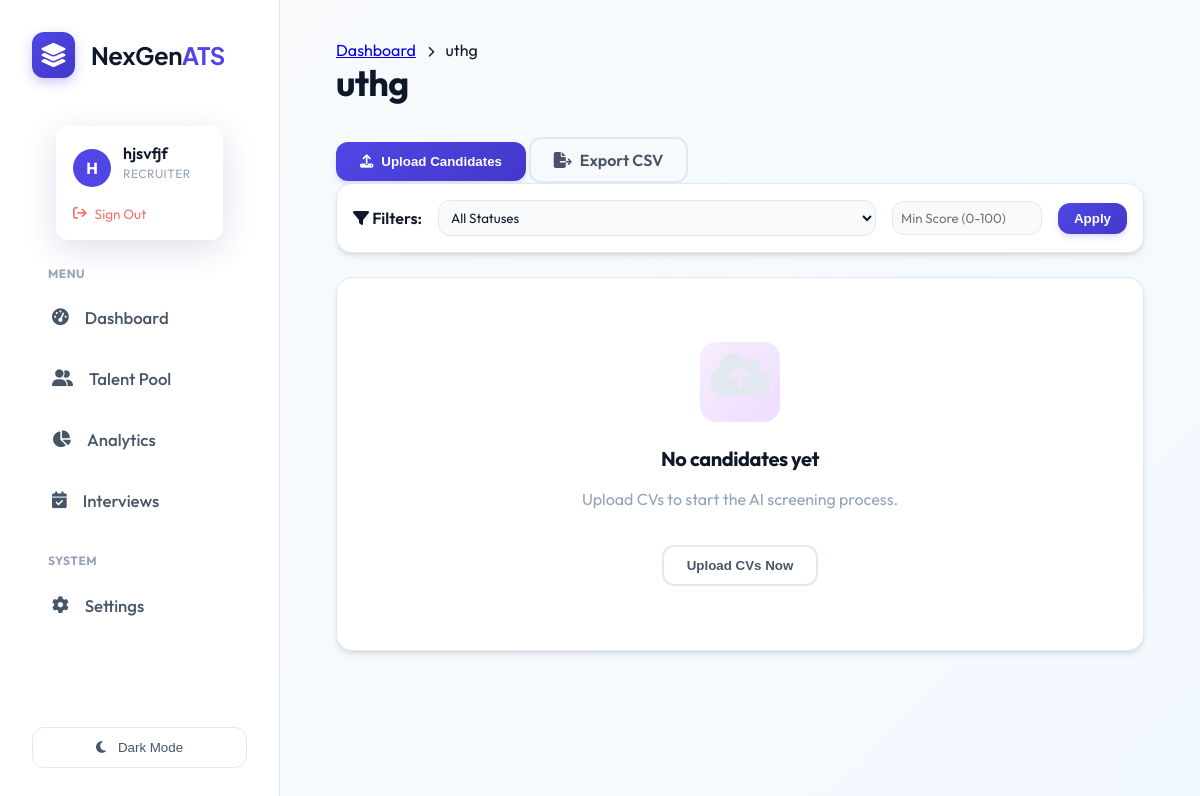
Page /jobs/26 (signed in) on the earlier database version.
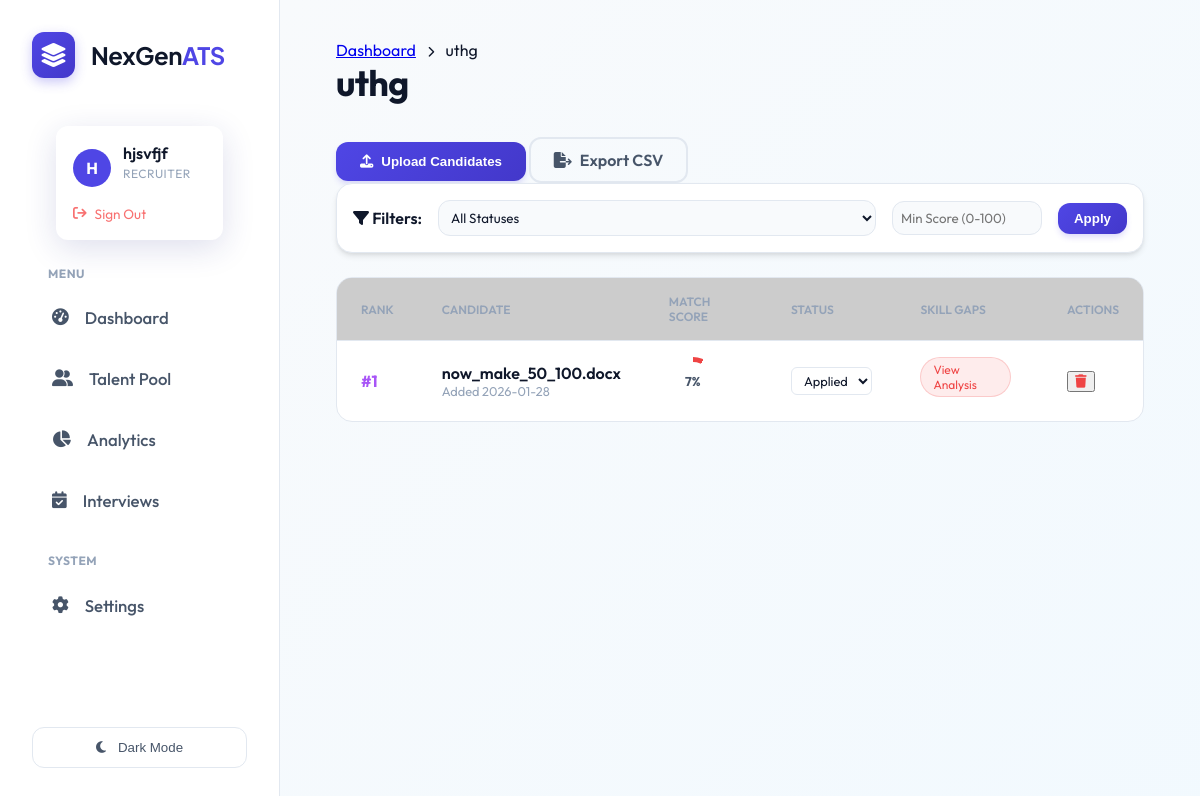
Same page on the later database version.
### tables this page shows
CREATE TABLE candidates (
                    id INTEGER PRIMARY KEY AUTOINCREMENT,
                    job_id INTEGER,
                    filename TEXT,
                    semantic_score REAL,
                    skills_score REAL,
                    experience_score REAL,
                    total_score REAL,
                    email TEXT,
                    phone TEXT,
                    full_text TEXT,
                    missing_skills TEXT,
                    interview_questions TEXT,
                    created_at TIMESTAMP DEFAULT CURRENT_TIMESTAMP, user_id INTEGER, status TEXT DEFAULT 'Applied', notes TEXT, name TEXT,
                    FOREIGN KEY(job_id) REFERENCES jobs(id)
                );

### routes/core.py (the view)
@bp.route('/jobs/<int:job_id>')
@login_required
@role_required('recruiter')
def job_detail(job_id):
    conn = database.get_db_connection()
    job = conn.execute('SELECT * FROM jobs WHERE id = ?', (job_id,)).fetchone()
    if not job:
        return "Job not found", 404
    min_score = request.args.get('min_score', type=float)
    status_filter = request.args.get('status_filter')
    query = 'SELECT * FROM candidates WHERE job_id = ?'
    params = [job_id]
    if min_score:
        query += ' AND total_score >= ?'
        params.append(min_score)
    if status_filter:
        query += ' AND status = ?'
        params.append(status_filter)
    query += ' ORDER BY total_score DESC'
    candidates = conn.execute(query, params).fetchall()
    conn.close()
    return render_template('job_detail.html', job=job, candidates=candidates)

### app.py (called while the page is built)
@login_manager.user_loader
def load_user(user_id):
    return User.get(user_id)

### database.py (called while the page is built)
def get_db_connection():
    db_url = os.getenv('DATABASE_URL')
    if db_url:
        import psycopg2
        from psycopg2.extras import RealDictCursor
        conn = psycopg2.connect(db_url, cursor_factory=RealDictCursor)
        return conn
    else:
        conn = sqlite3.connect(DB_NAME)
        conn.row_factory = sqlite3.Row
        return conn

    @staticmethod
    def get(user_id):
        conn = get_db_connection()
        user = conn.execute('SELECT * FROM users WHERE id = ?', (user_id,)).fetchone()
        conn.close()
        if not user: return None
        return User(user['id'], user['name'], user['email'], user['role'], user['password_hash'],
                   user['resume_path'], user['skills'], user['experience'], user['education'], user['profile_summary'])

### templates/job_detail.html (shortened to what the changed rows need)
{% extends "layout.html" %}
{% block content %}
<div class="job-header">
    <div class="header-actions">
        <h1>{{ job.title }}</h1>
    </div>
</div>
<div class="candidates-section">
    {% if candidates %}
    <div class="table-container">
        <table>
            <thead>
                <tr>
                    <th>Rank</th>
                    <th>Candidate</th>
                    <th>Match Score</th>
                    <th>Status</th>
                    <th>Skill Gaps</th>
                    <th>Actions</th>
                </tr>
            </thead>
            <tbody>
                {% for cand in candidates %}
                <tr class="candidate-row" onclick="viewCandidate({{ cand.id }})">
                    <td style="font-weight: 700; color: #a855f7;">#{{ loop.index }}</td>
                    <td>
                        <div class="cand-name" style="font-weight: 600;">{{ cand.filename }}</div>
                        <div class="cand-meta" style="font-size: 0.8rem; color: var(--text-muted);">Added {{
                            cand.created_at[:10] }}</div>
                    </td>
                    <td>
                        <div class="score-circle"
                            style="--p:{{ cand.total_score }}; --c:{% if cand.total_score > 75 %}#10b981{% elif cand.total_score > 50 %}#f59e0b{% else %}#ef4444{% endif %}">
                            <span>{{ cand.total_score|round|int }}%</span>
                        </div>
                    </td>
                    <td onclick="event.stopPropagation()">
                        <form action="/candidate/{{ cand.id }}/status" method="POST">
                            <select name="status" onchange="this.form.submit()"
                                style="padding: 0.25rem 0.5rem; border-radius: 6px; font-size: 0.8rem; border: 1px solid var(--border); background: var(--bg-card); color: var(--text-primary); cursor: pointer;">
                                <option value="Applied" {% if cand.status=='Applied' %}selected{% endif %}>Applied
                                </option>
                            </select>
                        </form>
                    </td>
                    <td>
                        <span class="tag missing" style="font-size: 0.75rem; cursor: pointer;">View Analysis</span>
                    </td>
                    <td>
                        <button class="btn-icon" onclick="event.stopPropagation(); deleteCandidate({{ cand.id }})"><i
                                class="fa-solid fa-trash text-red"></i></button>
                    </td>
                </tr>
                {% endfor %}
            </tbody>
        </table>
    </div>
    {% else %}
    <div class="glass-card empty-state" style="text-align: center; padding: 4rem 2rem;">
        <div class="icon-box purple" style="margin: 0 auto 1.5rem; width: 80px; height: 80px; font-size: 2.5rem;">
            <i class="fa-solid fa-cloud-arrow-up"></i>
        </div>
        <h3 style="margin-bottom: 0.5rem;">No candidates yet</h3>
        <p style="color: var(--text-muted); margin-bottom: 2rem;">Upload CVs to start the AI screening process.</p>
        <button onclick="triggerUpload()" class="btn-secondary">Upload CVs Now</button>
    </div>
    {% endif %}
</div>
{% endblock %}

Differences in the rows shown:
added candidates: filename "now_make_50_100.docx", created_at "2026-01-28", total_score "7", status "Applied"
Other differences:
text no longer shown: "No candidates yet Upload CVs to start the AI screening process. Upload CVs Now"
text now shown: "RANK CANDIDATE MATCH SCORE STATUS SKILL GAPS ACTIONS"
